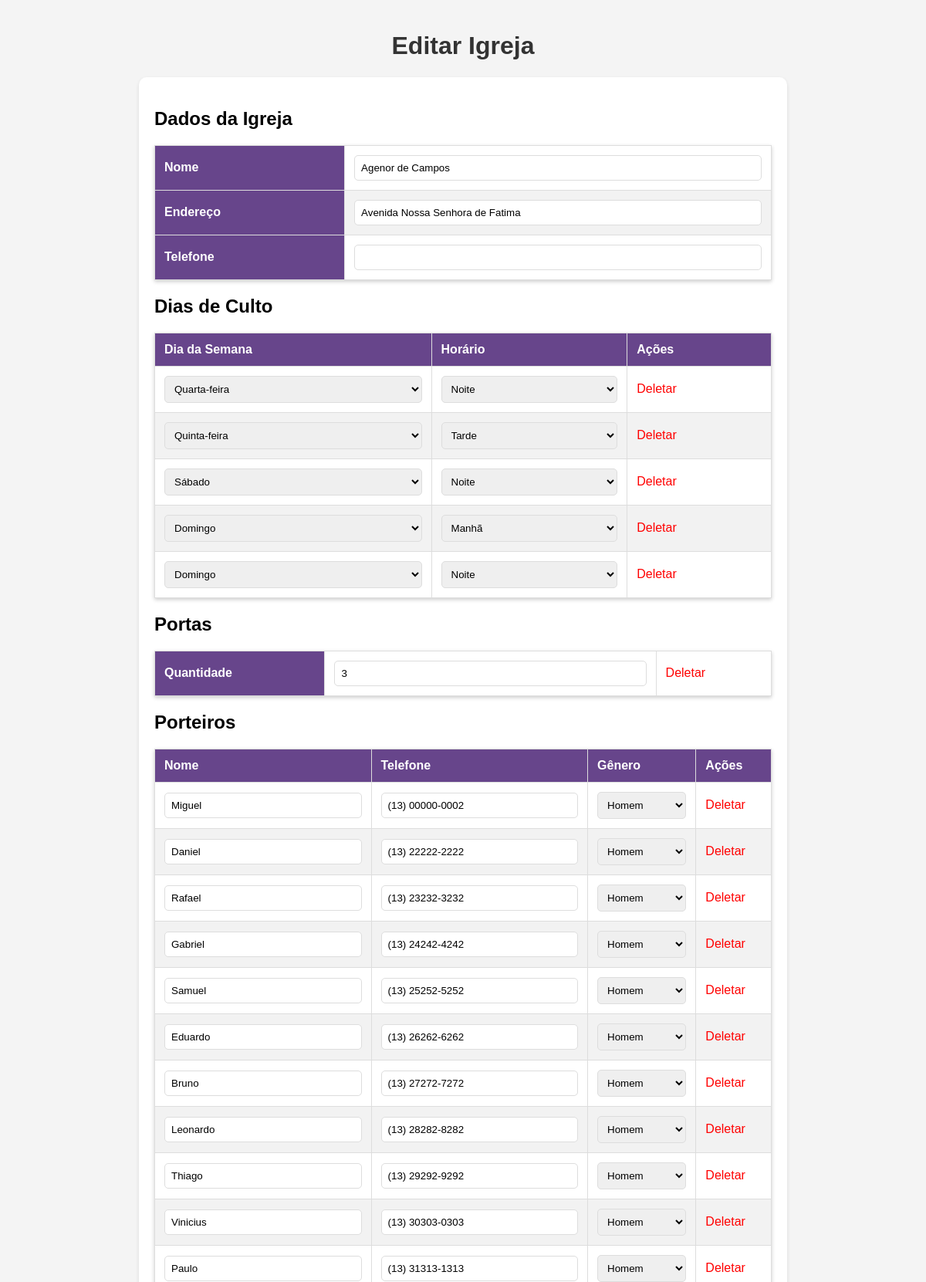
/editar_igreja.php?id=2 (upper part), run on the app's committed database.
### tables this page shows
CREATE TABLE IF NOT EXISTS `igreja` (
  `id` int NOT NULL AUTO_INCREMENT,
  `nome` varchar(255) NOT NULL,
  `endereco` varchar(255) NOT NULL,
  `telefone` varchar(15) DEFAULT NULL,
  PRIMARY KEY (`id`)
);

CREATE TABLE IF NOT EXISTS `dias_culto` (
  `id` int NOT NULL AUTO_INCREMENT,
  `igreja_id` int DEFAULT NULL,
  `dia_semana` enum('segunda','terca','quarta','quinta','sexta','sabado','domingo') NOT NULL,
  `horario` enum('manha','tarde','noite') NOT NULL,
  PRIMARY KEY (`id`),
  KEY `igreja_id` (`igreja_id`)
);

CREATE TABLE IF NOT EXISTS `portas` (
  `id` int NOT NULL AUTO_INCREMENT,
  `igreja_id` int DEFAULT NULL,
  `quantidade` int NOT NULL,
  PRIMARY KEY (`id`),
  KEY `igreja_id` (`igreja_id`)
);

CREATE TABLE IF NOT EXISTS `porteiros` (
  `id` int NOT NULL AUTO_INCREMENT,
  `igreja_id` int DEFAULT NULL,
  `nome` varchar(255) NOT NULL,
  `telefone` varchar(15) DEFAULT NULL,
  `genero` enum('homem','mulher') NOT NULL,
  PRIMARY KEY (`id`),
  KEY `igreja_id` (`igreja_id`)
);

### editar_igreja.php (the view, shortened to what this page needs)
<?php
include 'conexao.php';
$igreja_id = $_GET['id'];
$sql_igreja = "SELECT id, nome, endereco, telefone FROM igreja WHERE id = $igreja_id";
$result_igreja = $conn->query($sql_igreja);
$igreja = $result_igreja->fetch_assoc();
$sql_dias_culto = "SELECT id, dia_semana, horario FROM dias_culto WHERE igreja_id = $igreja_id";
$result_dias_culto = $conn->query($sql_dias_culto);
$dias_culto = $result_dias_culto->fetch_all(MYSQLI_ASSOC);
$sql_portas = "SELECT id, quantidade FROM portas WHERE igreja_id = $igreja_id";
$result_portas = $conn->query($sql_portas);
$portas = $result_portas->fetch_assoc();
$sql_porteiros = "SELECT id, nome, telefone, genero FROM porteiros WHERE igreja_id = $igreja_id";
$result_porteiros = $conn->query($sql_porteiros);
$porteiros = $result_porteiros->fetch_all(MYSQLI_ASSOC);
?>
<!DOCTYPE html>
<html lang="pt-br">
<head>
</head>
<body>
    <h1>Editar Igreja</h1>
    <div class="form-editar">
        <form method="post">
            <h2>Dados da Igreja</h2>
            <table>
                <tr>
                    <th>Nome</th>
                    <td><input type="text" name="nome" value="<?php echo $igreja['nome']; ?>"></td>
                </tr>
                <tr>
                    <th>Endereço</th>
                    <td><input type="text" name="endereco" value="<?php echo $igreja['endereco']; ?>"></td>
                </tr>
                <tr>
                    <th>Telefone</th>
                    <td><input type="text" name="telefone" value="<?php echo $igreja['telefone']; ?>"></td>
                </tr>
            </table>
            <h2>Dias de Culto</h2>
            <table>
                <thead>
                    <tr>
                        <th>Dia da Semana</th>
                        <th>Horário</th>
                        <th>Ações</th>
                    </tr>
                </thead>
                <tbody>
                    <?php foreach ($dias_culto as $dia): ?>
                        <tr>
                            <td>
                                <select name="dias_culto[<?php echo $dia['id']; ?>][dia_semana]">
                                    <option value="quarta" <?php echo ($dia['dia_semana'] === 'quarta') ? 'selected' : ''; ?>>Quarta-feira</option>
                                    <option value="quinta" <?php echo ($dia['dia_semana'] === 'quinta') ? 'selected' : ''; ?>>Quinta-feira</option>
                                    <option value="sabado" <?php echo ($dia['dia_semana'] === 'sabado') ? 'selected' : ''; ?>>Sábado</option>
                                    <option value="domingo" <?php echo ($dia['dia_semana'] === 'domingo') ? 'selected' : ''; ?>>Domingo</option>
                                </select>
                            </td>
                            <td>
                                <select name="dias_culto[<?php echo $dia['id']; ?>][horario]">
                                    <option value="manha" <?php echo ($dia['horario'] === 'manha') ? 'selected' : ''; ?>>Manhã</option>
                                    <option value="tarde" <?php echo ($dia['horario'] === 'tarde') ? 'selected' : ''; ?>>Tarde</option>
                                    <option value="noite" <?php echo ($dia['horario'] === 'noite') ? 'selected' : ''; ?>>Noite</option>
                                </select>
                            </td>
                            <td>
                                <a href="deletar_dia_culto.php?id=<?php echo $dia['id']; ?>" class="remover">Deletar</a>
                            </td>
                        </tr>
                    <?php endforeach; ?>
                </tbody>
            </table>
            <h2>Portas</h2>
            <table>
                <tr>
                    <th>Quantidade</th>
                    <td><input type="number" name="portas[quantidade]" value="<?php echo $portas['quantidade']; ?>"></td>
                    <td><a href="deletar_portas.php?id=<?php echo $portas['id']; ?>" class="remover">Deletar</a></td>
                </tr>
            </table>
            <h2>Porteiros</h2>
            <table>
                <thead>
                    <tr>
                        <th>Nome</th>
                        <th>Telefone</th>
                        <th>Gênero</th>
                        <th>Ações</th>
                    </tr>
                </thead>
                <tbody>
                    <?php foreach ($porteiros as $porteiro): ?>
                        <tr>
                            <td><input type="text" name="porteiros[<?php echo $porteiro['id']; ?>][nome]" value="<?php echo $porteiro['nome']; ?>"></td>
                            <td><input type="text" name="porteiros[<?php echo $porteiro['id']; ?>][telefone]" value="<?php echo $porteiro['telefone']; ?>"></td>
                            <td>
                                <select name="porteiros[<?php echo $porteiro['id']; ?>][genero]">
                                    <option value="homem" <?php echo ($porteiro['genero'] === 'homem') ? 'selected' : ''; ?>>Homem</option>
                                </select>
                            </td>
                            <td>
                                <a href="deletar_porteiro.php?id=<?php echo $porteiro['id']; ?>&igreja_id=<?php echo $igreja_id; ?>" class="remover">Deletar</a>
                            </td>
                        </tr>
                    <?php endforeach; ?>
                </tbody>
            </table>
            <br>
        </form>
    </div>
</body>

### editar_igreja.php (style rules this page uses)
body { font-family: Arial, sans-serif; background-color: #f4f4f4; margin: 0; padding: 20px; }
h1 { text-align: center; color: #333; }
table { width: 100%; border-collapse: collapse; margin: 20px 0; box-shadow: 0 2px 5px rgba(0, 0, 0, 0.2); }
th, td { padding: 12px; text-align: left; border: 1px solid #ddd; }
th { background-color: #67458b; color: white; }
tr:nth-child(even) { background-color: #f2f2f2; }
a { color: #9362C6; text-decoration: none; }
.form-editar { max-width: 800px; margin: 0 auto; background-color: white; padding: 20px; border-radius: 10px; box-shadow: 0 2px 5px rgba(0, 0, 0, 0.1); }
.form-editar input[type="text"], .form-editar input[type="number"], .form-editar select { width: 100%; padding: 8px; border: 1px solid #ddd; border-radius: 5px; box-sizing: border-box; }
.form-editar .remover { color: red; cursor: pointer; }

### data on the page
igreja: nome "Agenor de Campos", endereco "Avenida Nossa Senhora de Fatima"
dias_culto: dia_semana+id "Quarta-feira", horario+id "Noite"
dias_culto: dia_semana+id "Quinta-feira", horario+id "Tarde"
dias_culto: dia_semana+id "Sábado", horario+id "Noite"
dias_culto: dia_semana+id "Domingo", horario+id "Manhã"
dias_culto: dia_semana+id "Domingo", horario+id "Noite"
portas: quantidade "3"
porteiros: nome "Miguel", telefone "(13) 00000-0002", genero+id "Homem"
porteiros: nome "Daniel", telefone "(13) 22222-2222", genero+id "Homem"
porteiros: nome "Rafael", telefone "(13) 23232-3232", genero+id "Homem"
porteiros: nome "Gabriel", telefone "(13) 24242-4242", genero+id "Homem"
porteiros: nome "Samuel", telefone "(13) 25252-5252", genero+id "Homem"
porteiros: nome "Eduardo", telefone "(13) 26262-6262", genero+id "Homem"
porteiros: nome "Bruno", telefone "(13) 27272-7272", genero+id "Homem"
porteiros: nome "Leonardo", telefone "(13) 28282-8282", genero+id "Homem"
porteiros: nome "Thiago", telefone "(13) 29292-9292", genero+id "Homem"
porteiros: nome "Vinicius", telefone "(13) 30303-0303", genero+id "Homem"
porteiros: nome "Paulo", telefone "(13) 31313-1313", genero+id "Homem"
